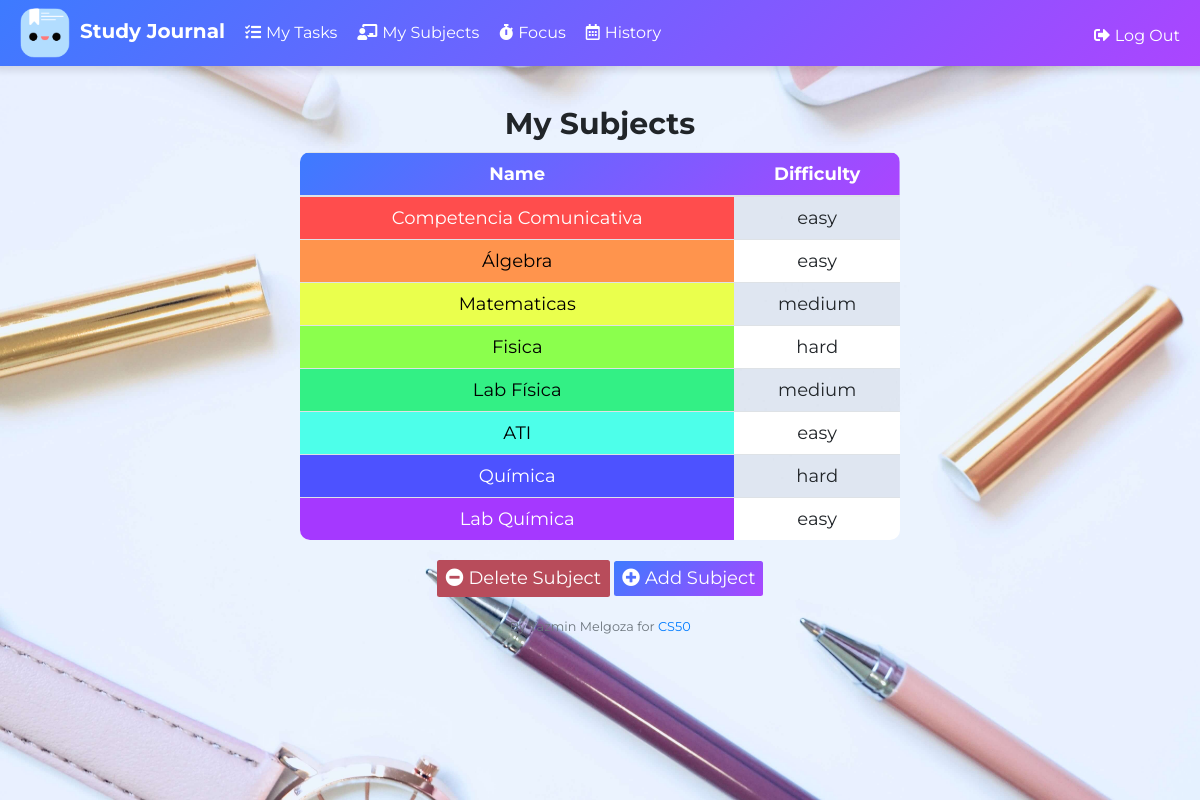
/subjects (signed in), run on the app's committed database.
### tables this page shows
CREATE TABLE subjects (id INTEGER, user_id INTEGER, subject TEXT, difficulty TEXT, color TEXT, hide TEXT DEFAULT 'false', PRIMARY KEY(id));

### app.py (the view)
@app.route("/subjects")
@login_required
def subjects():
    subjects = db.execute("SELECT * FROM subjects WHERE user_id = ? AND hide = 'false'", session["user_id"])
    return render_template("subjects.html", subjects=subjects)

### app.py (called while the page is built)
@app.after_request
def after_request(response):
    response.headers["Cache-Control"] = "no-cache, no-store, must-revalidate"
    response.headers["Expires"] = 0
    response.headers["Pragma"] = "no-cache"
    response.headers["Access-Control-Allow-Origin"] = "*"
    return response

### helpers.py (called while the page is built)
def login_required(f):
    @wraps(f)
    def decorated_function(*args, **kwargs):
        if session.get("user_id") is None:
            return redirect("/login")
        return f(*args, **kwargs)
    return decorated_function

### templates/subjects.html (shortened to what this page needs)
{% extends "layout.html" %}
{% block main %}
    <h2>My Subjects</h2>
    <div class="contain_subjects">
        <table class="table table-striped">
            <thead>
                <tr>
                    <th>Name</th>
                    <th>Difficulty</th>
                </tr>
            </thead>
            <tbody>
                {% for row in subjects%}
                    <tr>
                        <td class="subject_td" style="background-color: {{ row.color }}">{{ row.subject }}</td>
                        <td >{{ row.difficulty }}</td>
                    </tr>
                {% endfor %}
            </tbody>
        </table>
    </div>
        <button class="btn btn-red" id="btn-delete-subject"><i class="fas fa-minus-circle"></i>Delete Subject</button>
        <button class="btn btn-purple" id="btn-add-task"><i class="fas fa-plus-circle"></i>Add Subject</button>
{% endblock %}

### static/styles.css (style rules this page uses)
* { margin: 0; padding: 0; font-family: "Montserrat"; box-sizing: border-box; }
html { font-size: 62.5%; overflow-x: hidden; }
body { font-size: 1.6rem; }
h2 { font-size: 3rem; font-weight: bold; }
.contain_subjects { width: 90%; max-width: 60rem; margin: 1rem auto; max-height: 80vh; overflow-x: scroll; overflow-y: scroll; }
.btn-red { background:#b84c5b; font-size: 1.8rem; color: #fff; }
.btn-purple { background: linear-gradient(135deg, hsla(221, 100%, 62%, 1),#ab45ff); color: #fff; font-size: 1.8rem; border: none; }
td { border-radius: 1rem; }
thead { background: linear-gradient(135deg, hsla(221, 100%, 62%, 1),#ab45ff); color: #FFF; white-space: nowrap; }
td { border-radius: 0; padding: 0.5rem 1rem; }
.subject_td { padding: 0.5rem 2rem; }
table { width: 100%; border-radius: 1rem; border-collapse: collapse; overflow: hidden; }
th { padding: 1rem; }
tbody tr:nth-child(even) { background-color: white; }
tbody tr:nth-child(odd) { background-color: #e5ecfd; }
i { margin-right: 0.5rem; }

### data on the page
subjects: subject "Competencia Comunicativa", difficulty "easy"
subjects: subject "Álgebra", difficulty "easy"
subjects: subject "Matematicas", difficulty "medium"
subjects: subject "Fisica", difficulty "hard"
subjects: subject "Lab Física", difficulty "medium"
subjects: subject "ATI", difficulty "easy"
subjects: subject "Química", difficulty "hard"
subjects: subject "Lab Química", difficulty "easy"
